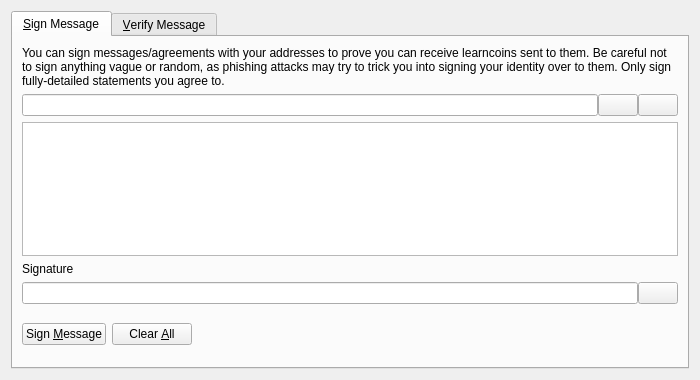
<?xml version="1.0" encoding="UTF-8"?>
<ui version="4.0">
 <class>SignVerifyMessageDialog</class>
 <widget class="QDialog" name="SignVerifyMessageDialog">
  <property name="geometry">
   <rect>
    <x>0</x>
    <y>0</y>
    <width>700</width>
    <height>380</height>
   </rect>
  </property>
  <property name="windowTitle">
   <string>Signatures - Sign / Verify a Message</string>
  </property>
  <property name="modal">
   <bool>true</bool>
  </property>
  <layout class="QVBoxLayout" name="verticalLayout">
   <item>
    <widget class="QTabWidget" name="tabWidget">
     <property name="currentIndex">
      <number>0</number>
     </property>
     <widget class="QWidget" name="tabSignMessage">
      <attribute name="title">
       <string>&amp;Sign Message</string>
      </attribute>
      <layout class="QVBoxLayout" name="verticalLayout_SM">
       <item>
        <widget class="QLabel" name="infoLabel_SM">
         <property name="text">
          <string>You can sign messages/agreements with your addresses to prove you can receive learncoins sent to them. Be careful not to sign anything vague or random, as phishing attacks may try to trick you into signing your identity over to them. Only sign fully-detailed statements you agree to.</string>
         </property>
         <property name="textFormat">
          <enum>Qt::PlainText</enum>
         </property>
         <property name="wordWrap">
          <bool>true</bool>
         </property>
        </widget>
       </item>
       <item>
        <layout class="QHBoxLayout" name="horizontalLayout_1_SM">
         <property name="spacing">
          <number>0</number>
         </property>
         <item>
          <widget class="QValidatedLineEdit" name="addressIn_SM">
           <property name="toolTip">
            <string>The Learncoin address to sign the message with</string>
           </property>
          </widget>
         </item>
         <item>
          <widget class="QPushButton" name="addressBookButton_SM">
           <property name="toolTip">
            <string>Choose previously used address</string>
           </property>
           <property name="text">
            <string/>
           </property>
           <property name="icon">
            <iconset resource="../learncoin.qrc">
             <normaloff>:/icons/address-book</normaloff>:/icons/address-book</iconset>
           </property>
           <property name="shortcut">
            <string>Alt+A</string>
           </property>
           <property name="autoDefault">
            <bool>false</bool>
           </property>
          </widget>
         </item>
         <item>
          <widget class="QPushButton" name="pasteButton_SM">
           <property name="toolTip">
            <string>Paste address from clipboard</string>
           </property>
           <property name="text">
            <string/>
           </property>
           <property name="icon">
            <iconset resource="../learncoin.qrc">
             <normaloff>:/icons/editpaste</normaloff>:/icons/editpaste</iconset>
           </property>
           <property name="shortcut">
            <string>Alt+P</string>
           </property>
           <property name="autoDefault">
            <bool>false</bool>
           </property>
          </widget>
         </item>
        </layout>
       </item>
       <item>
        <widget class="QPlainTextEdit" name="messageIn_SM">
         <property name="toolTip">
          <string>Enter the message you want to sign here</string>
         </property>
        </widget>
       </item>
       <item>
        <widget class="QLabel" name="signatureLabel_SM">
         <property name="text">
          <string>Signature</string>
         </property>
         <property name="textFormat">
          <enum>Qt::PlainText</enum>
         </property>
        </widget>
       </item>
       <item>
        <layout class="QHBoxLayout" name="horizontalLayout_2_SM">
         <property name="spacing">
          <number>0</number>
         </property>
         <item>
          <widget class="QLineEdit" name="signatureOut_SM">
           <property name="font">
            <font>
             <italic>true</italic>
            </font>
           </property>
           <property name="readOnly">
            <bool>true</bool>
           </property>
          </widget>
         </item>
         <item>
          <widget class="QPushButton" name="copySignatureButton_SM">
           <property name="toolTip">
            <string>Copy the current signature to the system clipboard</string>
           </property>
           <property name="text">
            <string/>
           </property>
           <property name="icon">
            <iconset resource="../learncoin.qrc">
             <normaloff>:/icons/editcopy</normaloff>:/icons/editcopy</iconset>
           </property>
           <property name="autoDefault">
            <bool>false</bool>
           </property>
          </widget>
         </item>
        </layout>
       </item>
       <item>
        <layout class="QHBoxLayout" name="horizontalLayout_3_SM">
         <item>
          <widget class="QPushButton" name="signMessageButton_SM">
           <property name="toolTip">
            <string>Sign the message to prove you own this Learncoin address</string>
           </property>
           <property name="text">
            <string>Sign &amp;Message</string>
           </property>
           <property name="icon">
            <iconset resource="../learncoin.qrc">
             <normaloff>:/icons/edit</normaloff>:/icons/edit</iconset>
           </property>
           <property name="autoDefault">
            <bool>false</bool>
           </property>
          </widget>
         </item>
         <item>
          <widget class="QPushButton" name="clearButton_SM">
           <property name="toolTip">
            <string>Reset all sign message fields</string>
           </property>
           <property name="text">
            <string>Clear &amp;All</string>
           </property>
           <property name="icon">
            <iconset resource="../learncoin.qrc">
             <normaloff>:/icons/remove</normaloff>:/icons/remove</iconset>
           </property>
           <property name="autoDefault">
            <bool>false</bool>
           </property>
          </widget>
         </item>
         <item>
          <spacer name="horizontalSpacer_1_SM">
           <property name="orientation">
            <enum>Qt::Horizontal</enum>
           </property>
           <property name="sizeHint" stdset="0">
            <size>
             <width>40</width>
             <height>48</height>
            </size>
           </property>
          </spacer>
         </item>
         <item>
          <widget class="QLabel" name="statusLabel_SM">
           <property name="font">
            <font>
             <weight>75</weight>
             <bold>true</bold>
            </font>
           </property>
           <property name="text">
            <string/>
           </property>
           <property name="wordWrap">
            <bool>true</bool>
           </property>
          </widget>
         </item>
         <item>
          <spacer name="horizontalSpacer_2_SM">
           <property name="orientation">
            <enum>Qt::Horizontal</enum>
           </property>
           <property name="sizeHint" stdset="0">
            <size>
             <width>40</width>
             <height>48</height>
            </size>
           </property>
          </spacer>
         </item>
        </layout>
       </item>
      </layout>
     </widget>
     <widget class="QWidget" name="tabVerifyMessage">
      <attribute name="title">
       <string>&amp;Verify Message</string>
      </attribute>
      <layout class="QVBoxLayout" name="verticalLayout_VM">
       <item>
        <widget class="QLabel" name="infoLabel_VM">
         <property name="text">
          <string>Enter the receiver's address, message (ensure you copy line breaks, spaces, tabs, etc. exactly) and signature below to verify the message. Be careful not to read more into the signature than what is in the signed message itself, to avoid being tricked by a man-in-the-middle attack. Note that this only proves the signing party receives with the address, it cannot prove sendership of any transaction!</string>
         </property>
         <property name="textFormat">
          <enum>Qt::PlainText</enum>
         </property>
         <property name="alignment">
          <set>Qt::AlignLeading|Qt::AlignLeft|Qt::AlignTop</set>
         </property>
         <property name="wordWrap">
          <bool>true</bool>
         </property>
        </widget>
       </item>
       <item>
        <layout class="QHBoxLayout" name="horizontalLayout_1_VM">
         <property name="spacing">
          <number>0</number>
         </property>
         <item>
          <widget class="QValidatedLineEdit" name="addressIn_VM">
           <property name="toolTip">
            <string>The Learncoin address the message was signed with</string>
           </property>
          </widget>
         </item>
         <item>
          <widget class="QPushButton" name="addressBookButton_VM">
           <property name="toolTip">
            <string>Choose previously used address</string>
           </property>
           <property name="text">
            <string/>
           </property>
           <property name="icon">
            <iconset resource="../learncoin.qrc">
             <normaloff>:/icons/address-book</normaloff>:/icons/address-book</iconset>
           </property>
           <property name="shortcut">
            <string>Alt+A</string>
           </property>
           <property name="autoDefault">
            <bool>false</bool>
           </property>
          </widget>
         </item>
        </layout>
       </item>
       <item>
        <widget class="QPlainTextEdit" name="messageIn_VM"/>
       </item>
       <item>
        <widget class="QValidatedLineEdit" name="signatureIn_VM"/>
       </item>
       <item>
        <layout class="QHBoxLayout" name="horizontalLayout_2_VM">
         <item>
          <widget class="QPushButton" name="verifyMessageButton_VM">
           <property name="toolTip">
            <string>Verify the message to ensure it was signed with the specified Learncoin address</string>
           </property>
           <property name="text">
            <string>Verify &amp;Message</string>
           </property>
           <property name="icon">
            <iconset resource="../learncoin.qrc">
             <normaloff>:/icons/transaction_0</normaloff>:/icons/transaction_0</iconset>
           </property>
           <property name="autoDefault">
            <bool>false</bool>
           </property>
          </widget>
         </item>
         <item>
          <widget class="QPushButton" name="clearButton_VM">
           <property name="toolTip">
            <string>Reset all verify message fields</string>
           </property>
           <property name="text">
            <string>Clear &amp;All</string>
           </property>
           <property name="icon">
            <iconset resource="../learncoin.qrc">
             <normaloff>:/icons/remove</normaloff>:/icons/remove</iconset>
           </property>
           <property name="autoDefault">
            <bool>false</bool>
           </property>
          </widget>
         </item>
         <item>
          <spacer name="horizontalSpacer_1_VM">
           <property name="orientation">
            <enum>Qt::Horizontal</enum>
           </property>
           <property name="sizeHint" stdset="0">
            <size>
             <width>40</width>
             <height>48</height>
            </size>
           </property>
          </spacer>
         </item>
         <item>
          <widget class="QLabel" name="statusLabel_VM">
           <property name="font">
            <font>
             <weight>75</weight>
             <bold>true</bold>
            </font>
           </property>
           <property name="text">
            <string/>
           </property>
           <property name="wordWrap">
            <bool>true</bool>
           </property>
          </widget>
         </item>
         <item>
          <spacer name="horizontalSpacer_2_VM">
           <property name="orientation">
            <enum>Qt::Horizontal</enum>
           </property>
           <property name="sizeHint" stdset="0">
            <size>
             <width>40</width>
             <height>48</height>
            </size>
           </property>
          </spacer>
         </item>
        </layout>
       </item>
      </layout>
     </widget>
    </widget>
   </item>
  </layout>
 </widget>
 <customwidgets>
  <customwidget>
   <class>QValidatedLineEdit</class>
   <extends>QLineEdit</extends>
   <header>qt/qvalidatedlineedit.h</header>
  </customwidget>
 </customwidgets>
 <resources>
  <include location="../learncoin.qrc"/>
 </resources>
 <connections/>
</ui>
